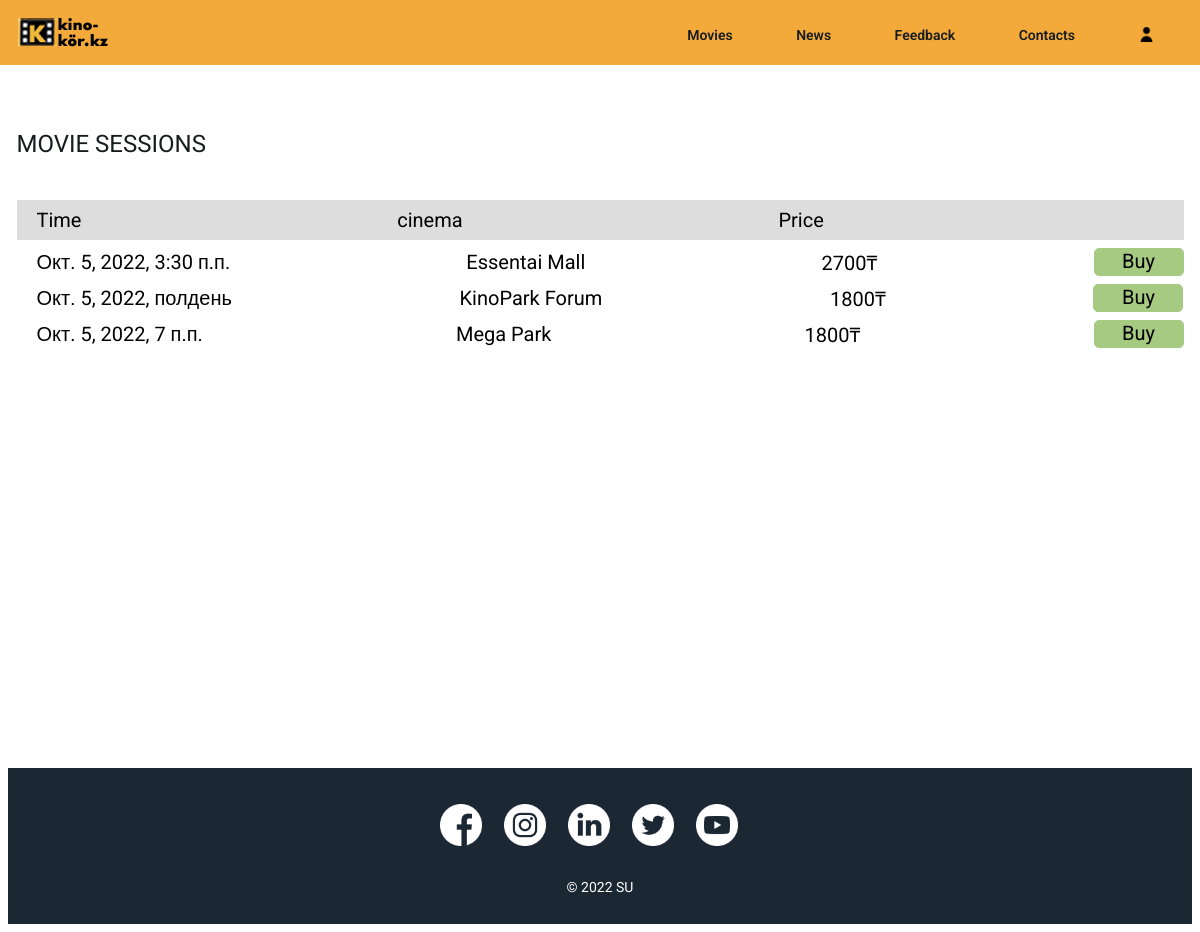
Page /sort/2/ on the committed database.
### kino/models.py (models this page shows, shortened)
class Session(models.Model):
    film = models.ForeignKey(Film, on_delete=models.CASCADE)
    start_time = models.DateTimeField()
    end_time = models.DateTimeField()
    kino_teatre = models.CharField(max_length=200)
    tic_price = models.IntegerField()

### kino/views.py (the view)
# urls.py: path('sort/<int:pk>/', views.sort, name='sort'),
def sort(request, pk):
    film = Film.objects.get(pk=pk)
    sessions = Session.objects.filter(film=film).order_by('kino_teatre')
    return render(request, 'kino/sessions.html', {'sessions': sessions, 'film': film})

### kino/templates/kino/sessions.html (shortened to what this page needs)
{% load static %}
<!DOCTYPE html>
<html lang="en" dir="ltr">
  <head>
    <link rel="stylesheet" href="{% static 'assets/css/sessions.css' %}">
  </head>
  <body>
    <header class="header">
      <div class="container">
        <div class="header__inner">
          <div class="header__logo">
            <img src="{% static 'assets/images/logo.png' %}">
          </div>
          <nav>
            <a class="nav__link" href="{% url 'main'%}">Movies</a>
            <a class="nav__link" href="{% url 'news'%}">News</a>
            <a class="nav__link" href="{% url 'feedback'%}">Feedback</a>
            <a class="nav__link" href="{% url 'contacts'%}">Contacts</a>
            {% if request.user.is_authenticated %}
            <a class="nav__link" href="{% url 'logout' %}"><img src="{% static 'assets/images/logout.png' %}" class="nav__profile"></a>
            {% else %}
            <a class="nav__link" href="{% url 'register' %}"><img src="{% static 'assets/images/profile.png' %}" class="nav__profile"></a>
            {% endif %}
          </nav>
        </div>
      </div>
    </header>
    <section class="sessions">
      <div class="container">
        <div class="sessions__title">MOVIE SESSIONS</div>
        <div class="schedule__head">
          <div class="sc_head__col"><a href="{% url 'session' pk=film.pk %}">Time</a></div>
            <div class="sc_head__col"><a href="{% url 'sort' pk=film.pk %}">cinema</a></div>
          <div class="sc_head__col">Price</div>
          <div class="sc_head__col">⠀⠀⠀</div>
        </div>
        <div class="schedule__sessions">
          {% for session in sessions %}
          <div class="sc_sessions_row">
            <div class="row_divider">{{session.start_time}}</div>
            <div class="row_divider">{{session.kino_teatre}}</div>
            <div class="row_divider">{{session.tic_price}}₸</div>
            <a href="{% url 'seat' pk=session.pk %}"><div class="row_divider__button">Buy</div></a>
          </div>
          {% endfor %}
        </div>
      </div>
    </section>
    <section class="footer">
      <div class="container">
        <div class="footer__inner">
          <a href="#"><img class="sns" src="{% static 'assets/images/footer/facebook.png' %}"></a>
          <a href="#"><img class="sns" src="{% static 'assets/images/footer/instagram.png' %}"></a>
          <a href="#"><img class="sns" src="{% static 'assets/images/footer/linkedin.png' %}"></a>
          <a href="#"><img class="sns" src="{% static 'assets/images/footer/twitter.png' %}"></a>
          <a href="#"><img class="sns" src="{% static 'assets/images/footer/youtube.png' %}"></a>
        </div>
        <div class="footer__subtitle"><a href="#">© 2022 SU</a></div>
      </div>
    </section>
  </body>
</html>

### kino/static/assets/css/sessions.css (style rules this page uses)
body { font-family: 'Roboto', sans-serif; font-weight: 400; font-size: 14px; color: #171c1f; }
a { text-decoration: none; color: inherit; }
.container { width: 100%; max-width: 1167px; margin: 0 auto; }
.header { width: 100%; height: 65px; position: absolute; left: 0; right: 0; top: 0; z-index: 1000; background: #F4AA3A; }
.header__inner { display: flex; justify-content: space-between; align-items: center; }
.header__logo { padding-top: 17px; }
.nav__link { display: inline-block; vertical-align: top; margin: 0 30px; font-weight: 600; text-decoration: none; position: relative; padding-top: 22px; color: #171c1f; }
.nav__link::after { content: ""; display: block; width: 100%; height: 1px; background-color: #171c1f; opacity: 0; position: absolute; top: 100%; left: 0; z-index: 1; transition: opacity .1s linear; }
.nav__profile { width: 15px; height: 15px; }
.sessions { width: 100%; height: 574px; margin-top: 130px; }
.sessions__title { font-size: 24px; text-transform: uppercase; margin-bottom: 42px; }
.schedule__head { width: 100%; height: 40px; background: #DDDDDD; display: flex; justify-content: space-between; align-items: center; padding-left: 20px; font-size: 20px; color: #000000; }
.schedule__sessions { font-size: 20px; color: #000000; }
.sc_sessions_row { margin-top: 8px; display: flex; justify-content: space-between; align-items: center; }
.row_divider { padding-left: 20px; }
.row_divider__button { width: 90px; height: 28px; border: 1px solid #A6CA82; border-radius: 5px; background: #A6CA82; font-size: 20px; text-align: center; }
.footer { margin-top: 64px; width: 100%; height: 156px; background: #1B2733; }
.footer__inner { display: flex; justify-content: center; align-items: center; }
.sns { width: 42px; height: 42px; margin-top: 36px; margin-right: 22px; filter: invert(1); }
.footer__subtitle { color: #ffffff; text-align: center; margin-top: 30px; }

### rows in the picture
Session: start_time "Окт. 5, 2022, 3:30 п.п.", kino_teatre "Essentai Mall", tic_price "2700"
Session: start_time "Окт. 5, 2022, полдень", kino_teatre "KinoPark Forum", tic_price "1800"
Session: start_time "Окт. 5, 2022, 7 п.п.", kino_teatre "Mega Park", tic_price "1800"
